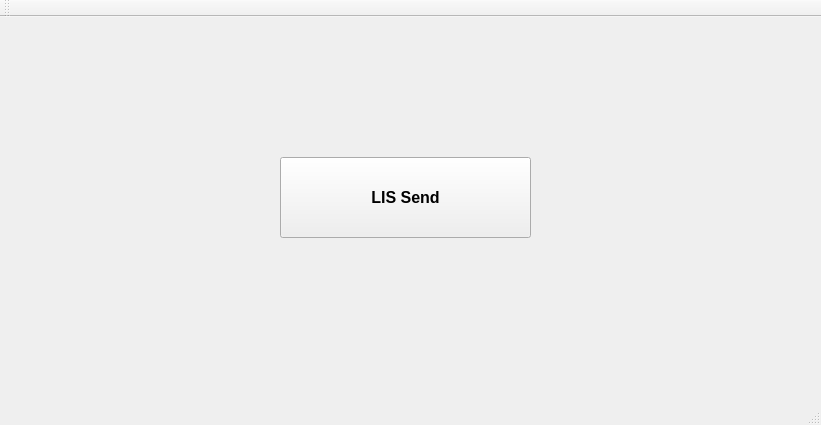
<?xml version="1.0" encoding="UTF-8"?>
<ui version="4.0">
 <class>MainWindow</class>
 <widget class="QMainWindow" name="MainWindow">
  <property name="geometry">
   <rect>
    <x>0</x>
    <y>0</y>
    <width>821</width>
    <height>425</height>
   </rect>
  </property>
  <property name="windowTitle">
   <string>MainWindow</string>
  </property>
  <widget class="QWidget" name="centralWidget">
   <widget class="QPushButton" name="pushButton_2">
    <property name="geometry">
     <rect>
      <x>280</x>
      <y>140</y>
      <width>251</width>
      <height>81</height>
     </rect>
    </property>
    <property name="font">
     <font>
      <family>Liberation Sans</family>
      <pointsize>12</pointsize>
      <weight>75</weight>
      <bold>true</bold>
     </font>
    </property>
    <property name="text">
     <string>LIS Send</string>
    </property>
   </widget>
  </widget>
  <widget class="QMenuBar" name="menuBar">
   <property name="geometry">
    <rect>
     <x>0</x>
     <y>0</y>
     <width>821</width>
     <height>22</height>
    </rect>
   </property>
  </widget>
  <widget class="QToolBar" name="mainToolBar">
   <attribute name="toolBarArea">
    <enum>TopToolBarArea</enum>
   </attribute>
   <attribute name="toolBarBreak">
    <bool>false</bool>
   </attribute>
  </widget>
  <widget class="QStatusBar" name="statusBar"/>
 </widget>
 <layoutdefault spacing="6" margin="11"/>
 <resources/>
 <connections/>
</ui>
